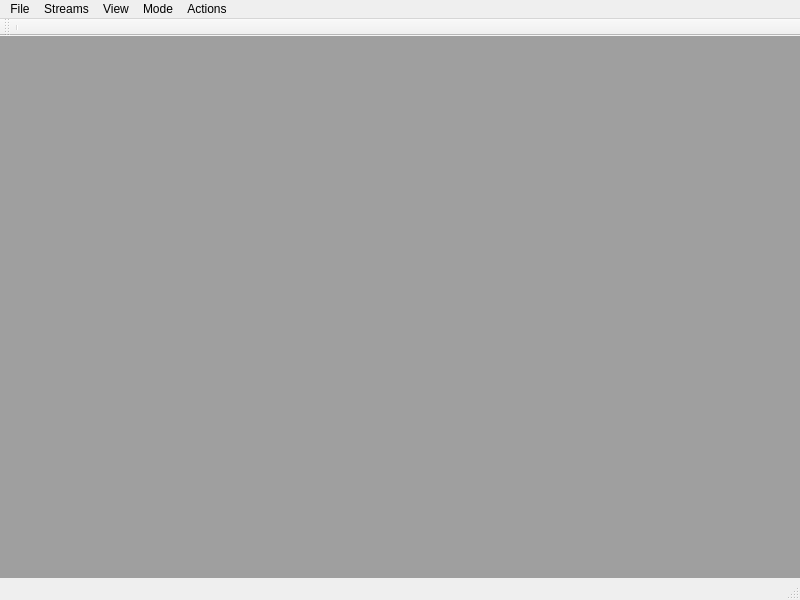
<?xml version="1.0" encoding="UTF-8"?>
<ui version="4.0">
 <class>MainWindow</class>
 <widget class="QMainWindow" name="MainWindow">
  <property name="geometry">
   <rect>
    <x>0</x>
    <y>0</y>
    <width>800</width>
    <height>600</height>
   </rect>
  </property>
  <property name="windowTitle">
   <string>Kinect</string>
  </property>
  <widget class="QWidget" name="centralwidget">
   <layout class="QGridLayout" name="gridLayout">
    <property name="leftMargin">
     <number>0</number>
    </property>
    <property name="topMargin">
     <number>0</number>
    </property>
    <property name="rightMargin">
     <number>0</number>
    </property>
    <property name="bottomMargin">
     <number>0</number>
    </property>
    <item row="0" column="0">
     <widget class="QMdiArea" name="mdiArea"/>
    </item>
   </layout>
  </widget>
  <widget class="QMenuBar" name="menubar">
   <property name="geometry">
    <rect>
     <x>0</x>
     <y>0</y>
     <width>800</width>
     <height>21</height>
    </rect>
   </property>
   <widget class="QMenu" name="menuFile">
    <property name="title">
     <string>File</string>
    </property>
    <addaction name="actionExit"/>
   </widget>
   <widget class="QMenu" name="menuView">
    <property name="title">
     <string>View</string>
    </property>
    <addaction name="actionDraw_Skeletons"/>
   </widget>
   <widget class="QMenu" name="menuRecord">
    <property name="title">
     <string>Actions</string>
    </property>
    <addaction name="actionCalibrate"/>
    <addaction name="actionRecord"/>
   </widget>
   <widget class="QMenu" name="menuStreams">
    <property name="title">
     <string>Streams</string>
    </property>
    <addaction name="actionStream_Manager"/>
    <addaction name="separator"/>
    <addaction name="actionKinectStream1"/>
    <addaction name="actionKinectStream2"/>
    <addaction name="separator"/>
    <addaction name="actionVideoStream"/>
    <addaction name="actionImageStream"/>
   </widget>
   <widget class="QMenu" name="menuMode">
    <property name="title">
     <string>Mode</string>
    </property>
    <addaction name="actionModeNone"/>
    <addaction name="actionModeMeasure"/>
   </widget>
   <addaction name="menuFile"/>
   <addaction name="menuStreams"/>
   <addaction name="menuView"/>
   <addaction name="menuMode"/>
   <addaction name="menuRecord"/>
  </widget>
  <widget class="QStatusBar" name="statusbar"/>
  <widget class="QToolBar" name="toolBar">
   <property name="windowTitle">
    <string>toolBar</string>
   </property>
   <attribute name="toolBarArea">
    <enum>TopToolBarArea</enum>
   </attribute>
   <attribute name="toolBarBreak">
    <bool>false</bool>
   </attribute>
   <addaction name="separator"/>
  </widget>
  <action name="actionExit">
   <property name="text">
    <string>Exit</string>
   </property>
  </action>
  <action name="actionDraw_Skeletons">
   <property name="checkable">
    <bool>true</bool>
   </property>
   <property name="checked">
    <bool>true</bool>
   </property>
   <property name="text">
    <string>Draw Skeletons</string>
   </property>
  </action>
  <action name="actionKinect_1">
   <property name="text">
    <string>Kinect 1</string>
   </property>
  </action>
  <action name="actionColor">
   <property name="text">
    <string>Color</string>
   </property>
  </action>
  <action name="actionDepth">
   <property name="text">
    <string>Depth</string>
   </property>
  </action>
  <action name="actionColor_Depth">
   <property name="text">
    <string>Color + Depth</string>
   </property>
  </action>
  <action name="actionColor_2">
   <property name="text">
    <string>Color</string>
   </property>
  </action>
  <action name="actionDepth_2">
   <property name="text">
    <string>Depth</string>
   </property>
  </action>
  <action name="actionColor_Depth_2">
   <property name="text">
    <string>Color + Depth</string>
   </property>
  </action>
  <action name="actionRecord">
   <property name="text">
    <string>Record</string>
   </property>
  </action>
  <action name="actionKinect_2">
   <property name="text">
    <string>Kinect 2</string>
   </property>
  </action>
  <action name="actionVideo_Stream">
   <property name="text">
    <string>Video Stream</string>
   </property>
  </action>
  <action name="actionFixed_Image_Stream">
   <property name="text">
    <string>Fixed Image Stream</string>
   </property>
  </action>
  <action name="actionKinectStream1">
   <property name="text">
    <string>Kinect 1</string>
   </property>
  </action>
  <action name="actionKinectStream2">
   <property name="text">
    <string>Kinect 2</string>
   </property>
  </action>
  <action name="actionVideoStream">
   <property name="text">
    <string>Video Stream</string>
   </property>
  </action>
  <action name="actionImageStream">
   <property name="text">
    <string>Fixed Image Stream</string>
   </property>
  </action>
  <action name="actionCalibrate">
   <property name="text">
    <string>Calibrate</string>
   </property>
  </action>
  <action name="actionModeNone">
   <property name="text">
    <string>None</string>
   </property>
  </action>
  <action name="actionModeMeasure">
   <property name="text">
    <string>Measure</string>
   </property>
  </action>
  <action name="actionStream_Manager">
   <property name="text">
    <string>Stream Manager</string>
   </property>
  </action>
 </widget>
 <resources/>
 <connections>
  <connection>
   <sender>actionKinectStream1</sender>
   <signal>triggered()</signal>
   <receiver>MainWindow</receiver>
   <slot>openKinectWindows1()</slot>
   <hints>
    <hint type="sourcelabel">
     <x>-1</x>
     <y>-1</y>
    </hint>
    <hint type="destinationlabel">
     <x>399</x>
     <y>299</y>
    </hint>
   </hints>
  </connection>
  <connection>
   <sender>mdiArea</sender>
   <signal>subWindowActivated(QMdiSubWindow*)</signal>
   <receiver>MainWindow</receiver>
   <slot>changedSubwindow(QMdiSubWindow*)</slot>
   <hints>
    <hint type="sourcelabel">
     <x>-1</x>
     <y>-1</y>
    </hint>
    <hint type="destinationlabel">
     <x>399</x>
     <y>299</y>
    </hint>
   </hints>
  </connection>
  <connection>
   <sender>actionDraw_Skeletons</sender>
   <signal>triggered(bool)</signal>
   <receiver>MainWindow</receiver>
   <slot>setDrawSkeletons(bool)</slot>
   <hints>
    <hint type="sourcelabel">
     <x>-1</x>
     <y>-1</y>
    </hint>
    <hint type="destinationlabel">
     <x>399</x>
     <y>299</y>
    </hint>
   </hints>
  </connection>
  <connection>
   <sender>actionRecord</sender>
   <signal>triggered()</signal>
   <receiver>MainWindow</receiver>
   <slot>openRecorder()</slot>
   <hints>
    <hint type="sourcelabel">
     <x>-1</x>
     <y>-1</y>
    </hint>
    <hint type="destinationlabel">
     <x>399</x>
     <y>299</y>
    </hint>
   </hints>
  </connection>
  <connection>
   <sender>actionKinectStream2</sender>
   <signal>triggered()</signal>
   <receiver>MainWindow</receiver>
   <slot>openKinectWindows2()</slot>
   <hints>
    <hint type="sourcelabel">
     <x>-1</x>
     <y>-1</y>
    </hint>
    <hint type="destinationlabel">
     <x>399</x>
     <y>299</y>
    </hint>
   </hints>
  </connection>
  <connection>
   <sender>actionVideoStream</sender>
   <signal>triggered()</signal>
   <receiver>MainWindow</receiver>
   <slot>openVideoStream()</slot>
   <hints>
    <hint type="sourcelabel">
     <x>-1</x>
     <y>-1</y>
    </hint>
    <hint type="destinationlabel">
     <x>399</x>
     <y>299</y>
    </hint>
   </hints>
  </connection>
  <connection>
   <sender>actionImageStream</sender>
   <signal>triggered()</signal>
   <receiver>MainWindow</receiver>
   <slot>openImageStream()</slot>
   <hints>
    <hint type="sourcelabel">
     <x>-1</x>
     <y>-1</y>
    </hint>
    <hint type="destinationlabel">
     <x>399</x>
     <y>299</y>
    </hint>
   </hints>
  </connection>
  <connection>
   <sender>actionCalibrate</sender>
   <signal>triggered()</signal>
   <receiver>MainWindow</receiver>
   <slot>calibrate()</slot>
   <hints>
    <hint type="sourcelabel">
     <x>-1</x>
     <y>-1</y>
    </hint>
    <hint type="destinationlabel">
     <x>399</x>
     <y>299</y>
    </hint>
   </hints>
  </connection>
  <connection>
   <sender>actionModeMeasure</sender>
   <signal>triggered()</signal>
   <receiver>MainWindow</receiver>
   <slot>setModeMeasure()</slot>
   <hints>
    <hint type="sourcelabel">
     <x>-1</x>
     <y>-1</y>
    </hint>
    <hint type="destinationlabel">
     <x>399</x>
     <y>299</y>
    </hint>
   </hints>
  </connection>
  <connection>
   <sender>actionModeNone</sender>
   <signal>triggered()</signal>
   <receiver>MainWindow</receiver>
   <slot>setModeNone()</slot>
   <hints>
    <hint type="sourcelabel">
     <x>-1</x>
     <y>-1</y>
    </hint>
    <hint type="destinationlabel">
     <x>399</x>
     <y>299</y>
    </hint>
   </hints>
  </connection>
  <connection>
   <sender>actionStream_Manager</sender>
   <signal>triggered()</signal>
   <receiver>MainWindow</receiver>
   <slot>openStreamManager()</slot>
   <hints>
    <hint type="sourcelabel">
     <x>-1</x>
     <y>-1</y>
    </hint>
    <hint type="destinationlabel">
     <x>399</x>
     <y>299</y>
    </hint>
   </hints>
  </connection>
 </connections>
 <slots>
  <slot>openKinectWindows1()</slot>
  <slot>openKinectWindows2()</slot>
  <slot>setDrawSkeletons(bool)</slot>
  <slot>changedSubwindow(QMdiSubWindow*)</slot>
  <slot>openRecorder()</slot>
  <slot>openVideoStream()</slot>
  <slot>openImageStream()</slot>
  <slot>setModeNone()</slot>
  <slot>setModeMeasure()</slot>
  <slot>openStreamManager()</slot>
  <slot>calibrate()</slot>
 </slots>
</ui>
